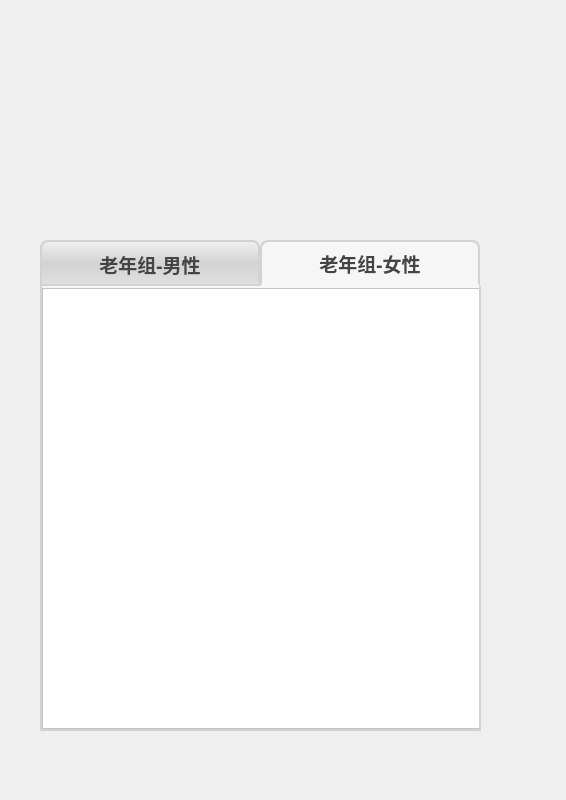
<?xml version="1.0" encoding="UTF-8"?>
<ui version="4.0">
 <class>Over50Dialog</class>
 <widget class="QDialog" name="Over50Dialog">
  <property name="geometry">
   <rect>
    <x>0</x>
    <y>0</y>
    <width>566</width>
    <height>800</height>
   </rect>
  </property>
  <property name="windowTitle">
   <string>老年组成绩表</string>
  </property>
  <property name="styleSheet">
   <string notr="true">QDialog
{
	background-image: url(:/images/Over50.png);
background-repeat: no-repeat;  /* 防止图片重复 */
}
</string>
  </property>
  <widget class="QTabWidget" name="tabWidget">
   <property name="geometry">
    <rect>
     <x>40</x>
     <y>240</y>
     <width>441</width>
     <height>491</height>
    </rect>
   </property>
   <property name="font">
    <font>
     <family>微软雅黑</family>
     <pointsize>14</pointsize>
     <bold>true</bold>
    </font>
   </property>
   <property name="styleSheet">
    <string notr="true">QTabWidget::pane{

	border: 2px solid rgb(210, 210, 210);
	background:rgb(246, 246, 246);
	border-top-color:transparent;
}
QTabWidget::tab-bar{

	background:rgb(0, 0, 0);
	subcontrol-position:left;
}
QTabBar::tab{
	color: rgb(68, 68, 68);
	width:216px;/*宽度根据实际需要进行调整*/
	height:42px;
	background:rgb(210, 210, 210);
	border: 2px  solid rgb(210, 210, 210);
	border-top-left-radius: 8px;
	border-top-right-radius: 8px;
}
QTabBar::tab:selected{	
	background:rgb(246, 246, 246);
	border-bottom-color:rgb(246, 246, 246);
}
QTabBar::tab:!selected{
	background:qlineargradient(spread:pad, x1:0, y1:0, x2:0, y2:1, stop:0 rgba(240, 240, 240, 255), stop:0.5 rgba(210, 210, 210, 255), stop:1 rgba(225, 225, 225, 255));
}


 </string>
   </property>
   <property name="currentIndex">
    <number>1</number>
   </property>
   <widget class="QWidget" name="tab">
    <attribute name="title">
     <string>老年组-男性</string>
    </attribute>
    <widget class="QTableView" name="tableView_man">
     <property name="geometry">
      <rect>
       <x>0</x>
       <y>0</y>
       <width>441</width>
       <height>441</height>
      </rect>
     </property>
     <property name="styleSheet">
      <string notr="true">color: rgb(68, 68, 68);
background-color: rgb(255, 255, 255);</string>
     </property>
    </widget>
   </widget>
   <widget class="QWidget" name="tab_2">
    <attribute name="title">
     <string>老年组-女性</string>
    </attribute>
    <widget class="QTableView" name="tableView_woman">
     <property name="geometry">
      <rect>
       <x>0</x>
       <y>0</y>
       <width>441</width>
       <height>441</height>
      </rect>
     </property>
     <property name="styleSheet">
      <string notr="true">color: rgb(68, 68, 68);
background-color: rgb(255, 255, 255);</string>
     </property>
    </widget>
   </widget>
  </widget>
 </widget>
 <resources/>
 <connections/>
</ui>
